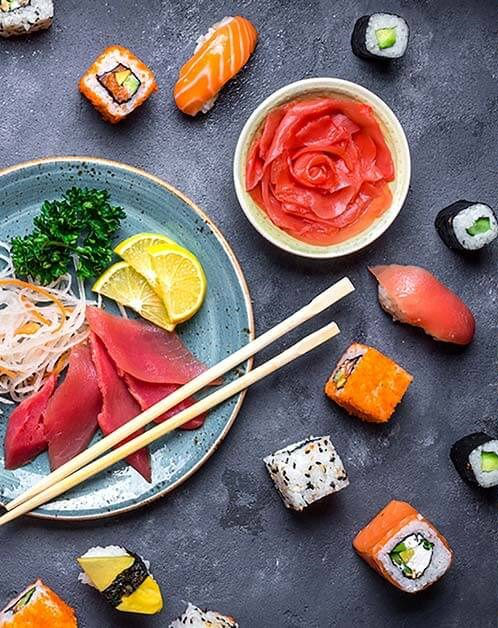
#> input picture Tasks/img1.jpg, 498 x 628 px
$ jupyter execute --allow-errors image_comparisons--2.ipynb
#> lines starting #> are read from the running program, lines starting #| are printed output that depends on the picture; after the words box and inside, x2 and y2 are one past the last pixel; in counts of white or black regions, pixels touching at a corner belong together
[cell 1]
import cv2
import imutils
import numpy as np
import pandas as pd

import matplotlib.pyplot as plt

[cell 2]
def display(img):
    plt.imshow(img)
    plt.show()

[cell 3]
img1 = cv2.imread("img1.jpg")
#> img1 is the input picture: shape (628, 498, 3); mean B, G, R 106.9, 108.2, 127.7
img2 = cv2.imread("img1.jpg")

[cell 4]
print("Shape : ",img1.shape)
#| Shape :  (628, 498, 3)
print("Shape : ",img2.shape)
#| Shape :  (628, 498, 3)

[cell 5]
for _ in range(100):
    modified_height = np.random.randint(0,628)
    modified_width  = np.random.randint(0,498)
    #print(img2[modified_height][modified_width])
    img2[modified_height][modified_width]= (0,255,0)
#> img2: shape (628, 498, 3); 0.03% of pixels changed, all inside (x1, y1, x2, y2) = (9, 11, 493, 622)
    #print(img2[modified_height][modified_width])

[cell 6]
height, width, channels = img1.shape
#> height = 628; width = 498; channels = 3
modified_height = np.random.randint(0, int(height/9))
#> modified_height = 11
modified_width  = np.random.randint(0, int(width/9))
#> modified_width = 38

[cell 7]
for i in range(modified_height):
    for j in range(modified_width):
        # Modify the individual pixel values
        img2[i, j] = (255, 0, 0)
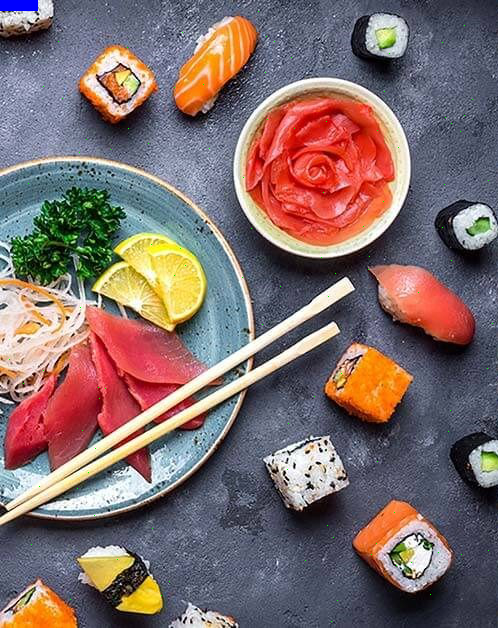
#> img2: shape (628, 498, 3); mean B, G, R 106.9, 108, 127.4

[cell 8]
img1.shape
#> Out = (628, 498, 3)

[cell 9]
img1[0][2]
#> Out = [215, 252, 250]

[cell 10]
img1[0,2]
#> Out = [215, 252, 250]

[cell 11]
display(img1)

[cell 12]
display(img2)

[cell 13]
rows, cols = img1.shape[:2]
#> rows = 628; cols = 498
last_pixel = img1[rows-1, cols-1]
#> last_pixel = [72, 60, 54]

print("last pixel of img1[{}, {}] --> {}".format(rows-1, cols-1, last_pixel))
#| last pixel of img1[627, 497] --> [72 60 54]

[cell 14]
rows, cols = img2.shape[:2]
last_pixel = img2[rows-1, cols-1]

print("last pixel of img2[{}, {}] --> {}".format(rows-1, cols-1, last_pixel))
#| last pixel of img2[627, 497] --> [72 60 54]

[cell 15]
## Resizing the image [If differing dimensions are encountered]

[cell 16]
def resize_big_to_small_image(img1, img2):
    h1, w1 = img1.shape[:2]
#> h1 = 628; w1 = 498
    h2, w2 = img2.shape[:2]
#> h2 = 628; w2 = 498

    # Resize the larger image to the size of the smaller image
    if h1 > h2 or w1 > w2:
        img1 = cv2.resize(img1, (w2, h2), interpolation = cv2.INTER_CUBIC)
    else:
        img2 = cv2.resize(img2, (w1, h1), interpolation = cv2.INTER_CUBIC)

    return img1, img2

[cell 17]
img1, img2 = resize_big_to_small_image(img1, img2)

[cell 18]
print("Shape : ",img1.shape)
#| Shape :  (628, 498, 3)
print("Shape : ",img2.shape)
#| Shape :  (628, 498, 3)

## Spotting the difference

[cell 19]
def compare_images(img1, img2):
    dict1 = {}
    for i in range(img1.shape[0]):
        for j in range(img1.shape[1]):
                if not np.array_equal(img1[i][j], img2[i][j]):
                    value = []
                    index = (i,j)
                    value.append(img1[i][j])
                    value.append(img2[i][j])
                    dict1[index] = value
#> after the loop, dict1 = 518 items
    return dict1

[cell 20]
hash_dict = compare_images(img1, img2)
#> hash_dict = 518 items

[cell 21]
def extract_values(lst):
    return lst[0], lst[1]

[cell 22]
df = pd.DataFrame(list(hash_dict.items()), columns=['Index', 'image-1_and_image-2_pixel'])
#> df = table of 518 rows and 2 columns

df.head()
#> Out = table of 5 rows and 2 columns

[cell 23]
df[['image-1 pixel', 'image-2 pixel']] = df['image-1_and_image-2_pixel'].apply(extract_values).apply(pd.Series)
df.drop('image-1_and_image-2_pixel', axis=1, inplace=True)

df.head()
#> Out = table of 5 rows and 3 columns

[cell 24]
len(df)
#> Out = 518

## Copying the image-2 pixel values into image-1 pixel values

[cell 25]
def mse(img1, img2):
    h, w, c = img1.shape
#> h = 628
    diff    = cv2.subtract(img1, img2)
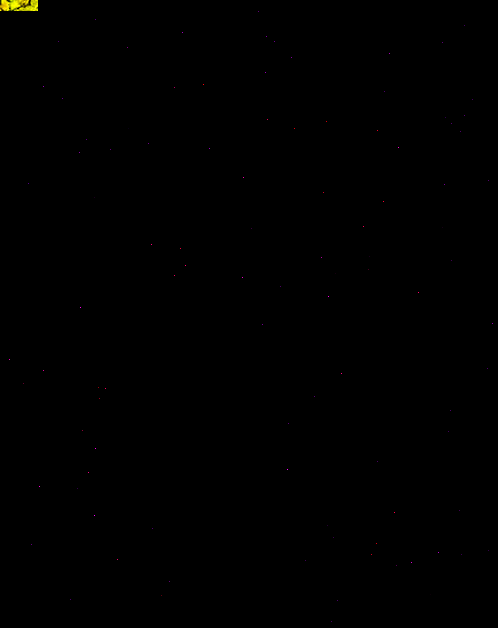
#> diff: shape (628, 498, 3); mean B, G, R 0, 0.2, 0.3
    err     = np.sum(diff**2)
#> err = 107478
    mse     = err/(float(h*w))
#> mse = 0.344
    return mse

[cell 26]
mse(img1, img2)
#> Out = 0.344

[cell 27]
# Compute the absolute difference between the pixel values of the two images
diff = cv2.absdiff(img1, img2)

# Copy the differing pixels from the difference image to the second image
img2 = np.where(diff != 0, diff, img2)

[cell 28]
mse(img1, img2)
#> Out = 0.138

#> (a cell that did not finish here is left out)

[cell 30]
## chaging only the mis-matched values
for i in range(len(df)):
    ## 1st column           2nd column
    img2[df.iloc[i][2]] = img1[df.iloc[i][1]]
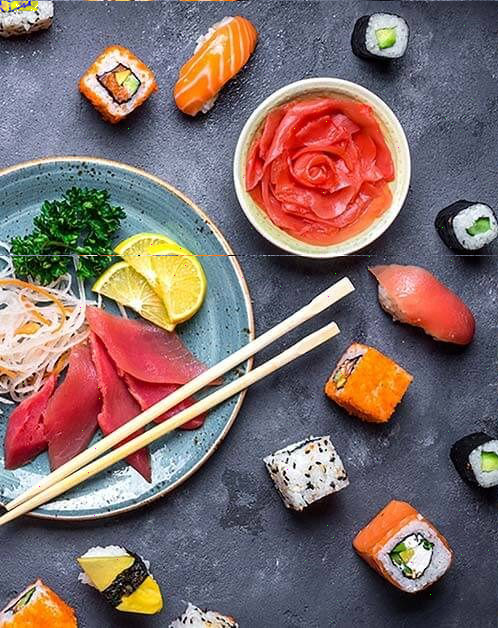
#> img2: shape (628, 498, 3); mean B, G, R 106.9, 108.2, 127.9

[cell 31]
mse(img1, img2)
#> Out = 0.417

[cell 32]
hash_dict = compare_images(img1, img2)
#> hash_dict = 1465 items

[cell 33]
df = pd.DataFrame(list(hash_dict.items()), columns=['Index', 'image-1_and_image-2_pixel'])
#> df = table of 1465 rows and 2 columns

df.head()
#> Out = table of 5 rows and 2 columns

[cell 34]
len(df)
#> Out = 1465

[cell 35]
display(img1)

[cell 36]
display(img2)

[cell 37]
display(img2)

[cell 38]
df = pd.DataFrame(list(hash_dict.items()), columns=['Index', 'image-1_and_image-2_pixel'])

df.head()
#> Out = table of 5 rows and 2 columns

$ run again, with Tasks/img2.jpg copied over Tasks/img1.jpg
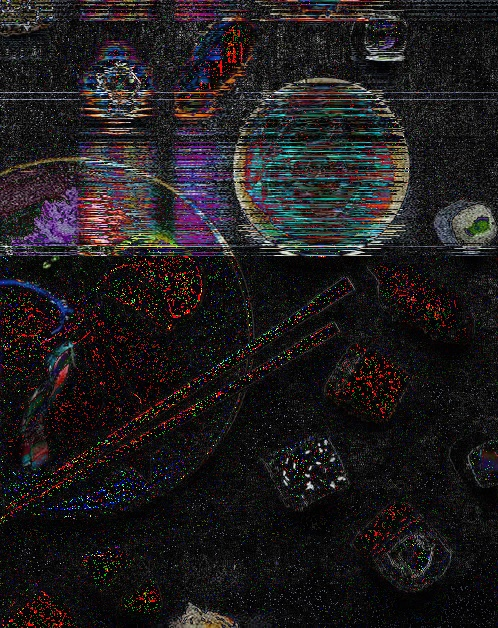
#> input picture Tasks/img2.jpg, 498 x 628 px
#> img1 is the input picture: shape (628, 498, 3); mean B, G, R 30.1, 28.4, 31.8
#| Shape :  (628, 498, 3)
#| Shape :  (628, 498, 3)
#> after the loop `for i in range(modified_height):`:
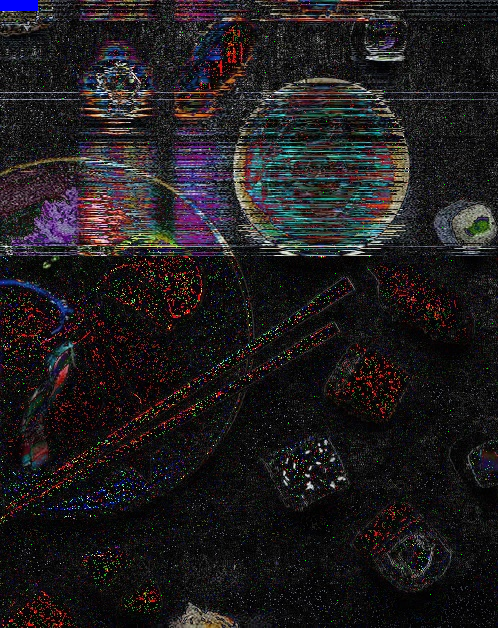
#> img2: shape (628, 498, 3); mean B, G, R 30.4, 28.4, 31.7
#> `img1[0][2]`: Out = [90, 121, 130]
#> last_pixel = [0, 6, 1]
#| last pixel of img1[627, 497] --> [0 6 1]
#| last pixel of img2[627, 497] --> [0 6 1]
#| Shape :  (628, 498, 3)
#| Shape :  (628, 498, 3)
#> after the loop in compare_images, `for i in range(img1.shape[0]):`: dict1 = 518 items
#> `df = pd.DataFrame(list(hash_dict.items()), columns=['Index', 'image-1_..`: df = table of 518 rows and 2 columns
#> `df.head()`: Out = table of 5 rows and 2 columns
#> `df.head()`: Out = table of 5 rows and 3 columns
#> `len(df)`: Out = 518
#> err = 108109
#> mse = 0.346
#> `mse(img1, img2)`: Out = 0.0136
#> after the loop `for i in range(len(df)):`:
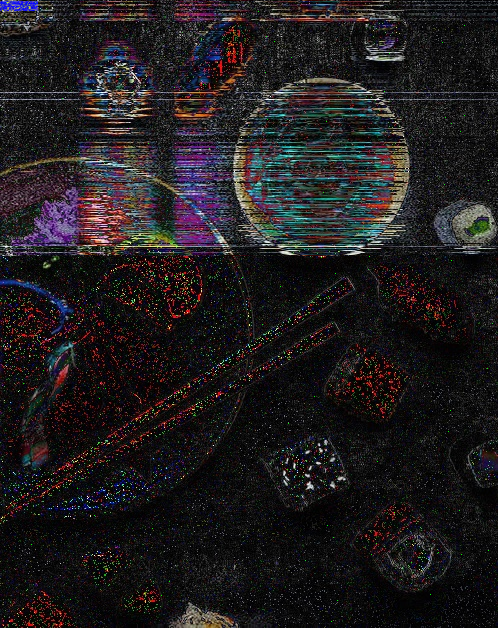
#> img2: shape (628, 498, 3); mean B, G, R 30.2, 28.3, 31.7
#> `mse(img1, img2)`: Out = 0.842
#> `hash_dict = compare_images(img1, img2)`: hash_dict = 1476 items
#> `df = pd.DataFrame(list(hash_dict.items()), columns=['Index', 'image-1_..`: df = table of 1476 rows and 2 columns
#> `df.head()`: Out = table of 5 rows and 2 columns
#> `len(df)`: Out = 1476
#> `df.head()`: Out = table of 5 rows and 2 columns
